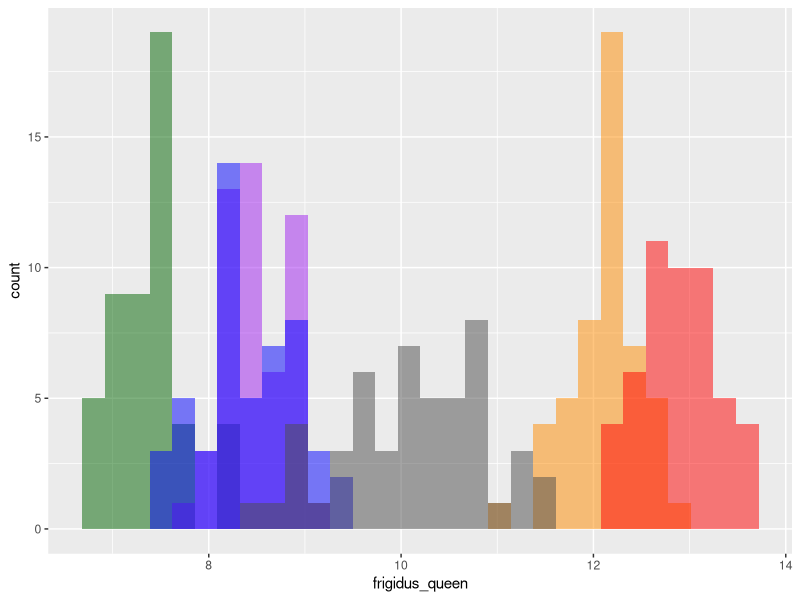

Recreate this plot in R. (Note: this script raises an error after producing the figure.)
## Code to imulate proboscis lengths for six species of Bombus.
## Means and standard deviations are from Table 10 of Macior 1974 (page 59).
## Macior mesured 50 individuals for most species and castes, so
## I set all to 50 for purpose of the exercise.

## I generate data for queen and worker castes but I currently
## save only the queen data. Workers have shorter proboscis on
## average but qualitative results are the same.

library(tidyverse)
#library(ggthemes)

frigidus_queen <- rnorm(mean = 7.27, sd = 0.37, n = 50)
frigidus_worker <- rnorm(mean = 5.73, sd = 0.40, n = 50)
frigidus_queen <- round(frigidus_queen, digits = 1)

bifarius_queen <- rnorm(mean = 8.38, sd = 0.40, n = 50)
bifarius_worker <- rnorm(mean = 5.75, sd = 0.37, n = 50)
bifarius_queen <- round(bifarius_queen, digits = 1)

sylvicola_queen <- rnorm(mean = 8.50, sd = 0.48, n = 50)
sylvicola_worker <- rnorm(mean = 5.79, sd = 0.58, n = 50)
sylvicola_queen <- round(sylvicola_queen, digits = 1)

flavifrons_queen <- rnorm(mean = 10.23, sd = 0.71, n = 50)
flavifrons_worker <- rnorm(mean = 7.81, sd = 0.80, n = 50)
flavifrons_queen <- round(flavifrons_queen, digits = 1)

# Name change per Williams et al 2015
# Pyke 1982 used B. kirbyellus, which was later considered a 
# synonym of B. balteatus. Pyke et al. 2012 used B. balteatus.
kirbiellus_queen <- rnorm(mean = 12.11, sd = 0.40, n = 50)
kirbiellus_worker <- rnorm(mean = 9.36, sd = 0.62, n = 50)
kirbiellus_queen <- round(kirbiellus_queen, digits = 1)


appositus_queen <- rnorm(mean = 12.81, sd = 0.38, n = 50)
appositus_worker <- rnorm(mean = 10.48, sd = 0.95, n = 50)
appositus_queen <- round(appositus_queen, digits = 1)


# Check the distribution of queens so that they
# are approximately normal, w/o obvious outliers.
ggplot() +
  geom_histogram(aes(x = frigidus_queen), bg = "darkgreen", alpha = 0.5) +
  geom_histogram(aes(x = bifarius_queen), bg = "purple", alpha = 0.5) +
  geom_histogram(aes(x = kirbiellus_queen), bg = "darkorange", alpha = 0.5) +
  geom_histogram(aes(x = appositus_queen), bg = "red", alpha = 0.5) +
  geom_histogram(aes(x = sylvicola_queen), bg = "blue", alpha = 0.5) +
  geom_histogram(aes(x = flavifrons_queen), bg = "gray30", alpha = 0.5)

# Same for workers
ggplot() +
  geom_histogram(aes(x = frigidus_worker), bg = "darkgreen", alpha = 0.5) +
  geom_histogram(aes(x = bifarius_worker), bg = "purple", alpha = 0.5) +
  geom_histogram(aes(x = kirbyellus_worker), bg = "darkorange", alpha = 0.5) +
  geom_histogram(aes(x = appositus_worker), bg = "red", alpha = 0.5) +
  geom_histogram(aes(x = sylvicola_worker), bg = "blue", alpha = 0.5) +
  geom_histogram(aes(x = flavifrons_worker), bg = "gray30", alpha = 0.5)


# Make tibble of queens for class use
bees_df <- tibble(appositus = appositus_queen, 
                  bifarius = bifarius_queen, 
                  flavifrons = flavifrons_queen,
                  frigidus = frigidus_queen, 
                  kirbiellus = kirbiellus_queen, 
                  sylvicola = sylvicola_queen)

# Save the file.
write_csv(bees_df, "bombus_queens.csv")


## Not used right now.

# Simualting coralla depths shown in Table 1 of 
# Pleasants 1980. Ecology 61: 1446-1459.
bifarius_corolla <- rnorm(mean = 5.38, sd = 0.1, n = 20)
kirbyellus_corolla <- rnorm(mean = 14.18, sd = 0.1, n = 20)
appositus_corolla <- rnorm(mean = 14.11, sd = 0.1, n = 20)


bee_queens <- c(mean(bifarius_queen), mean(kirbyellus_queen), mean(appositus_queen))
flower_corollas <- c(mean(bifarius_corolla), mean(kirbyellus_corolla), mean(appositus_corolla))

bf <- tibble(bee_queens, flower_corollas)
bf
ggplot() +
  geom_point(aes(x = bee_queens, y = flower_corollas))
